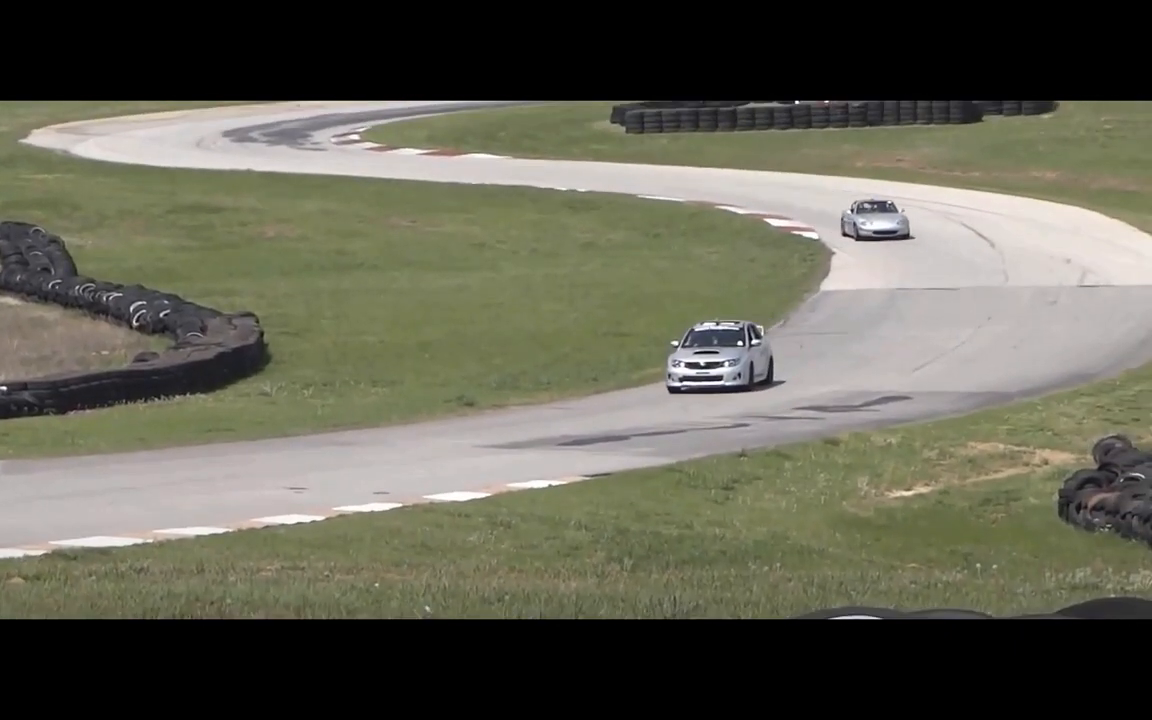
#> input picture frame 52 of race_car.mp4, 1152 x 720 px, given in place of 188595_pixabay.mp4, which was not available
$ python 'uygulama 23 video okuma ve işleme.py'
#> lines starting #> are read from the running program, lines starting #| are printed output that depends on the picture
import cv2

# Read video file
cap = cv2.VideoCapture("188595_pixabay.mp4")

# Video kontrolü
if not cap.isOpened():
    print("Dosyayı kontrol edin")
    exit(1)

# Videoyu kare kare oku
while True:
    ret, frame = cap.read()
#> frame is the input picture: shape (720, 1152, 3); mean B, G, R 83.6, 97.8, 98.6

    if not ret:
        break

    # Video karesini gri tonlara çevir
    gray = cv2.cvtColor(frame, cv2.COLOR_BGR2GRAY)
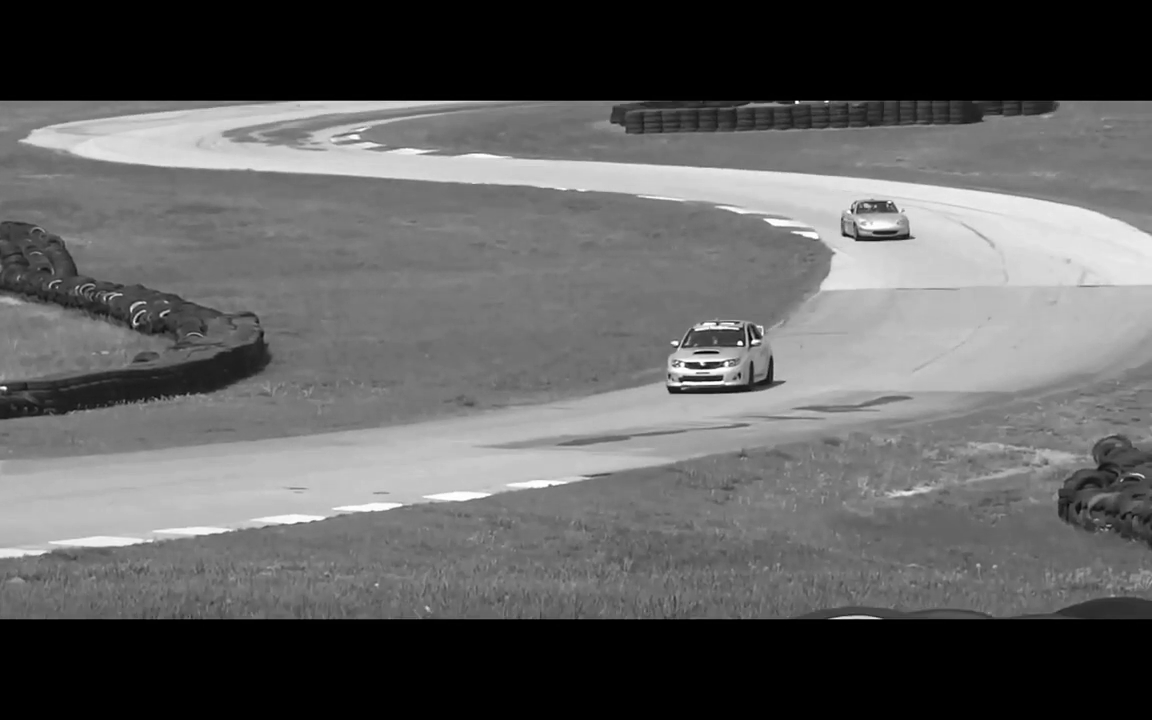
#> gray: shape (720, 1152); min 0, max 255, mean 96.4

    # Video karesini göster
    cv2.imshow("Frame", gray)

    # Çıkmak için 'q' tuşuna basınız
    if cv2.waitKey(1) & 0xFF == ord("q"):
#> (key q is pressed here)
        break

# Kaynakları serbest bırak
cap.release()
cv2.destroyAllWindows()


# Video çözünürlüğünü al
frame_width = int(cap.get(3))
frame_height = int(cap.get(4))

# Video kaydetme için VideoWriter nesnesi oluştur
out = cv2.VideoWriter('gri_tonlu_video.avi', cv2.VideoWriter_fourcc('M','J','P','G'),
                      10, (frame_width, frame_height), False)

$ run again, starting later in the video
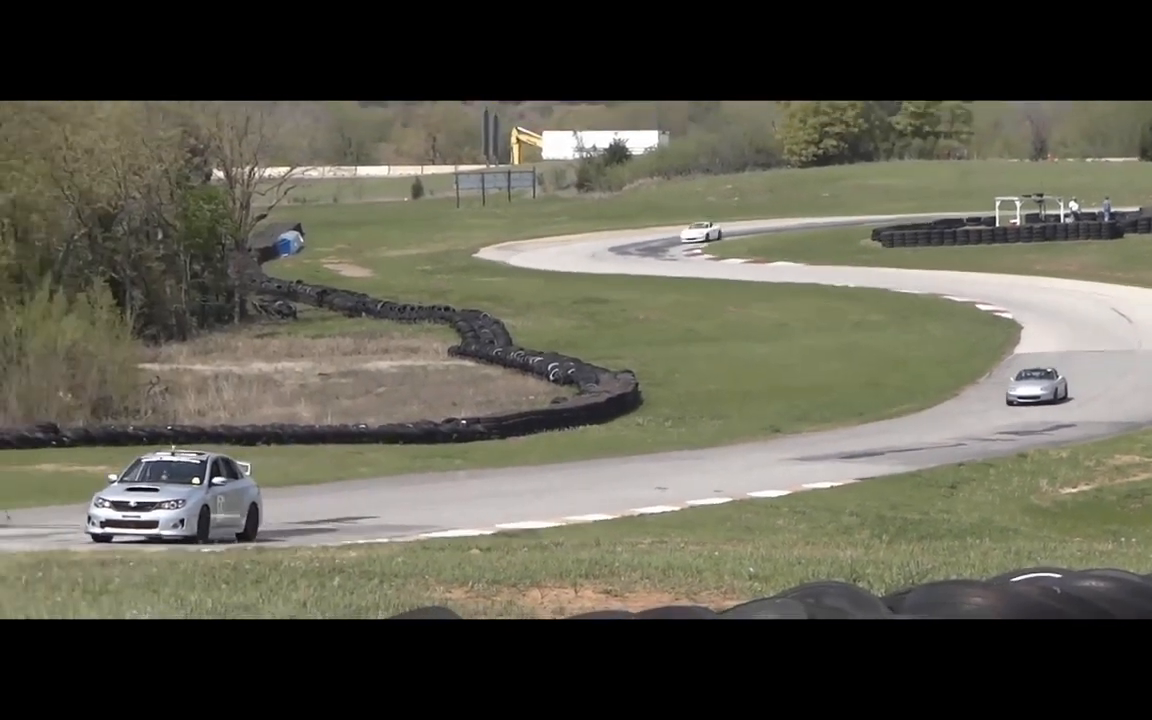
#> input picture frame 236 of race_car.mp4, 1152 x 720 px, given in place of 188595_pixabay.mp4, which was not available
#> frame is the input picture: shape (720, 1152, 3); mean B, G, R 78.2, 91, 92.8
#> `gray = cv2.cvtColor(frame, cv2.COLOR_BGR2GRAY)`:
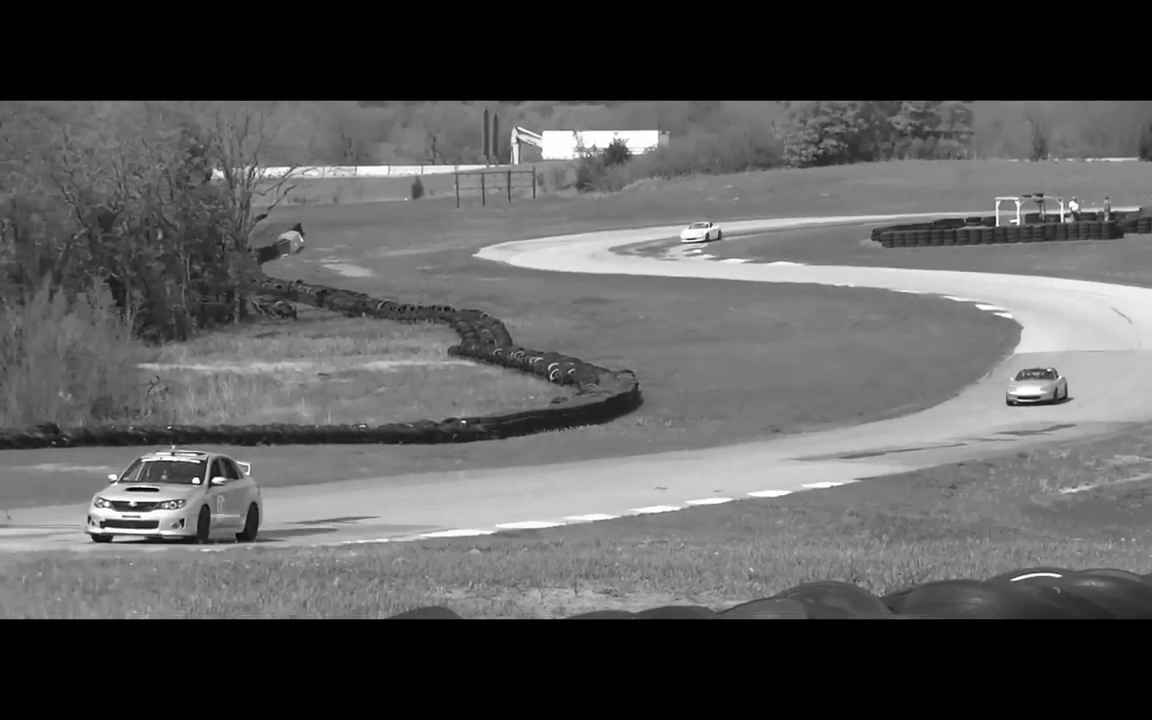
#> gray: shape (720, 1152); min 0, max 255, mean 90.1

$ run again, starting later in the video
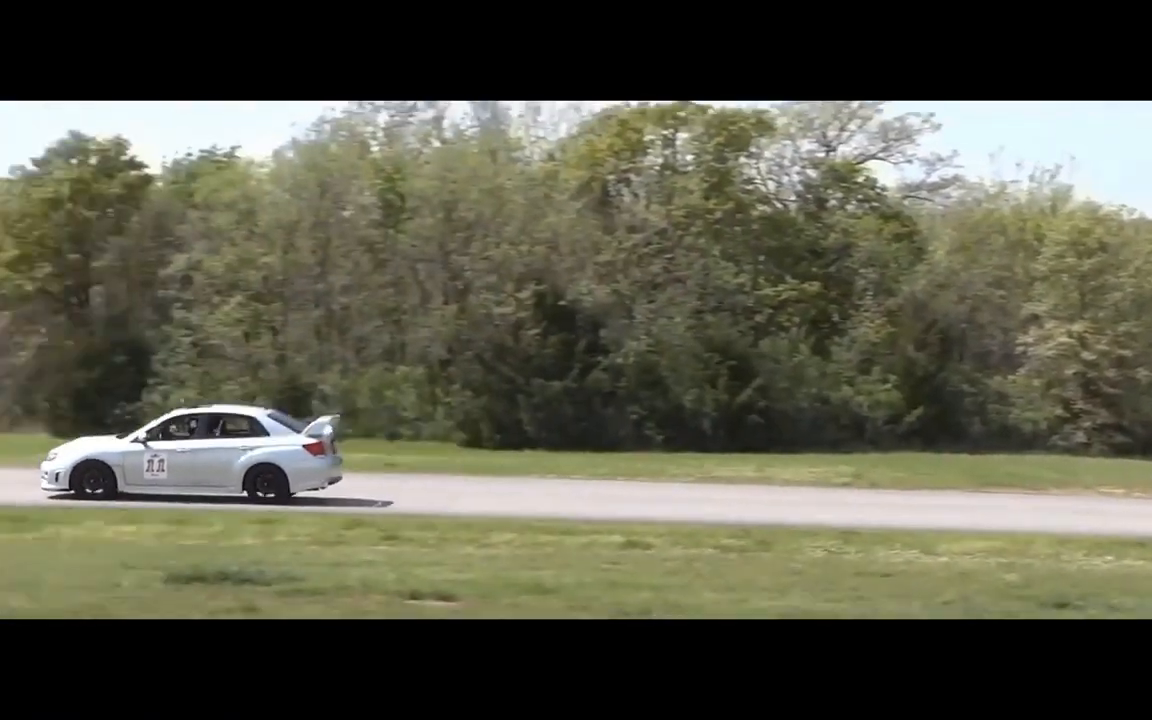
#> input picture frame 420 of race_car.mp4, 1152 x 720 px, given in place of 188595_pixabay.mp4, which was not available
#> frame is the input picture: shape (720, 1152, 3); mean B, G, R 74, 90.2, 90.4
#> `gray = cv2.cvtColor(frame, cv2.COLOR_BGR2GRAY)`:
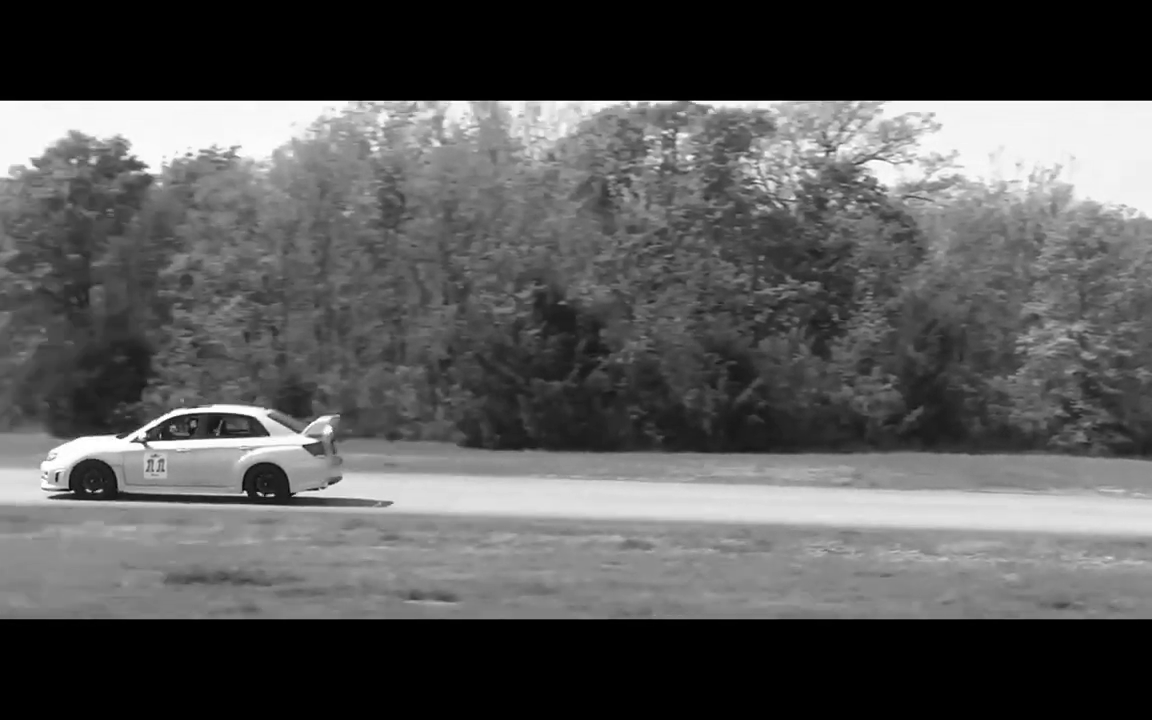
#> gray: shape (720, 1152); min 0, max 255, mean 88.4
